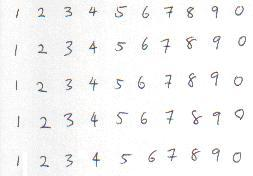
#> input picture karakter.JPG, 253 x 176 px
$ python proje1.py   (older library calls are emulated)
#> lines starting #> are read from the running program, lines starting #| are printed output that depends on the picture; after the words box and inside, x2 and y2 are one past the last pixel; in counts of white or black regions, pixels touching at a corner belong together; long printed decimals are rounded
import cv2
import numpy as np
from matplotlib import pyplot as py
from imutils import perspective
from imutils import contours
import imutils

# görüntü okundu renkli görüntü olduğu için 1
RGB = cv2.imread("karakter.JPG", 1)
#> RGB is the input picture: shape (176, 253, 3); mean B, G, R 245.9, 246.1, 246.1
# cv2.imshow("Original Image", RGB)

# görüntü kopyalandı
RGB_copy = RGB.copy()
RGB_copy1 = RGB.copy()

# görüntü griye çevrildi
I_gray = cv2.cvtColor(RGB, cv2.COLOR_BGR2GRAY)
# cv2.imshow("Gray Image", I_gray)

# görüntü binary yani siyah beyaz hale getirildi
# eşik değerinin üstünde kalanlar siyah, altında kalanlar beyaz
# otsu methodu otomatik olarak bir eşik değeri bulur daha sonra görüntünün en ideal şekilde bu eşikten geçirilmesini sağlar
rev1, I_thresh = cv2.threshold(I_gray, 0, 255, cv2.THRESH_BINARY_INV + cv2.THRESH_OTSU)
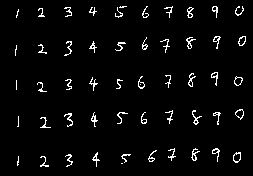
#> I_thresh: shape (176, 253); 3.5% white in thin lines or dots, all inside (x1, y1, x2, y2) = (15, 6, 246, 167)
#> rev1 = 192
# cv2.imshow("Black and White Image", I_thresh)

"""
if cv2.waitKey(0) & 0xff == ord('c'):
    cv2.destroyAllWindows()
"""
# eşikten geçirilmiş siyah-beyaz görüntüyü gürültü etkisinden kurtarmak için karakterlerin kapladığı piksel alanın altında kalanları siler
def bwareaopen(image):
    nb_components, output, stats, centroids = cv2.connectedComponentsWithStats(image, connectivity=8)
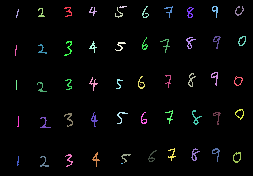
#> output: shape (176, 253) int32; 54 distinct labels, from 0 to 53; one colour per label, 0 black
#> nb_components = 54; stats = 54 rows, first 6: [0, 0, 253, 176, 42988], [64, 7, 8, 10, 31], [89, 7, 8, 9, 26], [115, 7, 8, 11, 25], [119, 6, 8, 2, 11], [142, 6, 7, 12, 27]; centroids = 54 pairs, first value 15.42 to 241.6, second value 6.45 to 163
    sizes = stats[1:, -1]
#> sizes = 53 values, max 43 at index 34, min 1 at index 31, mean 29.06
    nb_components = nb_components - 1
#> nb_components = 53
    # piksel alanı 10'un aşağısında olanı sıfırla
    min_size = 10
    img2 = np.zeros((output.shape))
    for i in range(0, nb_components):
        if sizes[i] >= min_size:
            img2[output == i + 1] = 255
    return img2

I_bw = bwareaopen(I_thresh)
I_bn = I_bw.astype(np.uint8)
# cv2.imshow("After noise reduction in black and white image", I_bw)

# kenar bilgileri bulundu, ağaç yapısı kullanıldı,
# herbir sütunda arka plandan farkı bir piksel arıyor ve bulduğu yerleri etiketliyor
I_contours, _ = cv2.findContours(I_bn, cv2.RETR_TREE, cv2.CHAIN_APPROX_SIMPLE)
#> I_contours = 76 contours, 53 with area under 20; largest, box (x1, y1, x2, y2) and area: (233, 152, 241, 163) 58, (235, 109, 244, 120) 54, (234, 76, 243, 86) 52, (238, 36, 246, 46) 48, (233, 153, 241, 162) 46
# etiketledikleri görüntüdeki birer nesne, her nesnenin etrafını çiziyor
I_drawcountours = cv2.drawContours(RGB_copy1, I_contours, -1, (0, 255, 0), 1)
# cv2.imshow("Drawcountours Image", I_dilation)

# yapısal element oluşturuldu, 2x2 tipinde, 0-255 arasında değere sahip
strel = np.ones((2, 2), np.uint8)
# görüntüyü genişletiliyor, işlem 1 kere yapılıyor
I_dilation = cv2.dilate(I_bn, strel, iterations=1)
#> I_dilation: shape (176, 253); 6.8% white in thin lines or dots, all inside (x1, y1, x2, y2) = (15, 6, 247, 168)
# cv2.imshow("Dilation Image", I_dilation)

# genişletilmiş görüntü kopyalandı
I_fill = I_dilation.copy()


h, w = I_fill.shape[:2]
#> h = 176; w = 253
# genişletilmiş görüntünün uzunluğunda ve genişliğinde bir siyah görüntü oluşturuldu
mask = np.zeros((h + 2, w + 2), np.uint8)

I_fill = I_fill.astype(np.uint8)
cv2.floodFill(I_fill, mask, (0, 0), 255)
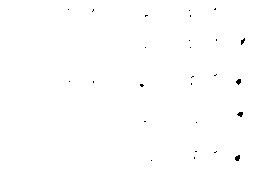
#> I_fill: shape (176, 253); 99.7% white; black in thin lines or dots, all inside (x1, y1, x2, y2) = (68, 8, 245, 161)

# beyaz içerisinde kalan siyah alanlar beyaza çevrildi
I_fill_inv = cv2.bitwise_not(I_fill)
# cv2.imshow("The blacks inside the white areas changed to white and only those are displayed", I_fill_inv)

# genişletilmiş görintü ve doldurulmuş görüntünün tersi birleştirildi
I_out = I_dilation | I_fill_inv
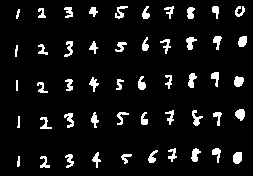
#> I_out: shape (176, 253); 7.1% white; 50 white regions
# cv2.imshow("Blacks inside the white areas became white", I_out)

# doldurma işlemi yapıldıktan sonra tekrar kenar bilgileri bulunuyor
cnts = cv2.findContours(I_out, cv2.RETR_EXTERNAL, cv2.CHAIN_APPROX_SIMPLE)
#> cnts = 50 contours, 5 with area under 20; largest, box (x1, y1, x2, y2) and area: (233, 152, 242, 164) 77, (235, 109, 245, 121) 72, (234, 76, 244, 87) 70, (191, 148, 201, 162) 66, (238, 36, 247, 47) 66

cnts = imutils.grab_contours(cnts)

(cnts, _) = contours.sort_contours(cnts)
pixelsPerMetric = None

# kopyalanmış orijinal görüntü bir değişkene atandı
orig = RGB.copy()
# cv2.imshow("Original Image", orig)

# en küçük kare içerisine alma işlemi
def mid_point(ptA, ptB):
    return ((ptA[0] + ptB[0]) * 0.5, (ptA[1] + ptB[1]) * 0.5)


# loop over the contours individually
def boundingBox(cnts):
    for c in cnts:
        # if the contour is not sufficiently large, ignore it
        if cv2.contourArea(c) < 10:
            continue
        # compute the rotated bounding box of the contour
        box = cv2.minAreaRect(c)
        box = cv2.cv.BoxPoints(box) if imutils.is_cv2() else cv2.boxPoints(box)
        box = np.array(box, dtype="int")

        # order the points in the contour such that they appear in top-left, top-right, bottom-right, and bottom-left order,
        # then draw the outline of the rotated bounding box
        # Bounding box `(min_row, min_col, max_row, max_col)`
        box = perspective.order_points(box)
        m = cv2.drawContours(orig, [box.astype('int')], -1, (0, 255, 0), 2)
#> this loop made 50 passes
#> box on passes 1, 3, 4, 5, 6, 7, 8, 9, 10, 11, 12, 13: [[15, 45], [17, 45], [17, 56], [15, 56]], [[15, 17], [19, 9], [17, 8], [17, 18]], [[17, 156], [19, 156], [19, 166], [17, 166]], [[17, 116], [19, 116], [19, 127], [17, 127]], [[37, 82], [47, 82], [47, 92], [37, 92]], [[38, 44], [47, 44], [47, 54], [38, 54]], [[38, 8], [45, 8], [45, 17], [38, 17]], [[40, 156], [49, 156], [49, 167], [40, 167]], [[40, 117], [51, 117], [51, 128], [40, 128]], [[63, 113], [71, 112], [73, 126], [65, 127]], [[66, 40], [73, 41], [71, 57], [63, 55]], [[63, 7], [71, 6], [72, 16], [65, 17]]
#> (c, box) on pass 2: ([[16, 80], [16, 90], [17, 90], [17, 80]], [[16, 80], [17, 80], [17, 90], [16, 90]])
#> pass 2, in boundingBox, `m = cv2.drawContours(orig, [box.astype('int')], -1, (0, 255, 0), 2)`:
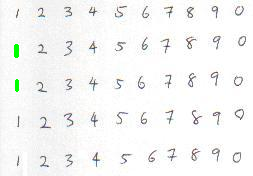
#> m: shape (176, 253, 3); mean B, G, R 245.3, 246.2, 245.5
#> after the loop:
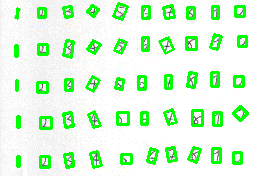
#> orig: shape (176, 253, 3); 12.18% of pixels changed, all inside (x1, y1, x2, y2) = (14, 2, 249, 169)
    return m

"""
    # Görsel olarak göstermek için
    for (x, y) in box:
        cv2.circle(orig, (int(x), int(y)), 5, (0, 0, 255), -1)
        (tl, tr, br, bl) = box
        (tltrX, tltrY) = midpoint(tl, tr)
        (blbrX, blbrY) = midpoint(bl, br)
        (tlblX, tlblY) = midpoint(tl, bl)
        (trbrX, trbrY) = midpoint(tr, br)

        cv2.circle(orig, (int(tltrX), int(tltrY)), 5, (255, 0, 0), -1)
        cv2.circle(orig, (int(blbrX), int(blbrY)), 5, (255, 0, 0), -1)
        cv2.circle(orig, (int(tlblX), int(tlblY)), 5, (255, 0, 0), -1)
        cv2.circle(orig, (int(trbrX), int(trbrY)), 5, (255, 0, 0), -1)

        cv2.line(orig, (int(tltrX), int(tltrY)), (int(blbrX), int(blbrY)), (255, 0, 255), 2)
        cv2.line(orig, (int(tlblX), int(tlblY)), (int(trbrX), int(trbrY)), (255, 0, 255), 2)

        dA = dist.euclidean((tltrX, tltrY), (blbrX, blbrY))
        dB = dist.euclidean((tlblX, tlblY), (trbrX, trbrY))

        if pixelsPerMetric is None:
            pixelsPerMetric = dB / 0.955

        dimA = dA / pixelsPerMetric
        dimB = dB / pixelsPerMetric

        cv2.putText(orig, "{:.1f}in".format(dimA),
                    (int(tltrX - 15), int(tltrY - 10)), cv2.FONT_HERSHEY_SIMPLEX,
                    0.15, (255, 255, 255), 2)
        cv2.putText(orig, "{:.1f}in".format(dimB),
                    (int(trbrX + 10), int(trbrY)), cv2.FONT_HERSHEY_SIMPLEX,
                    0.15, (255, 255, 255), 2)
"""
def ellipse():
    for i in cnts:
        ellipse = cv2.fitEllipse(i)
        cv2.ellipse(RGB_copy, ellipse, (0, 255, 0), 2)

# herbir bounding box içerisinde kalan piksellerin sayısı
def area(cnts):
    i = 0
    for c in cnts:
        i += 1
        area = cv2.contourArea(c)
        print("Area " + str(i) + ":", str(area))
#> this loop made 50 passes
#> area on passes 6 to 17: 35, 34, 31.5, 39.5, 40.5, 54.5, 49, 40.5, 46, 41.5, 48, 38
#| Area 1: 13.0
#| Area 2: 10.0
#| Area 3: 13.0
#| Area 4: 15.0
#| Area 5: 12.5
#| Area 6: 35.0
#| Area 7: 34.0
#| Area 8: 31.5
#> (further printed lines are left out)
#> after the loop, i = 50


def majorAxisLength():
    j = 0
    for i in cnts:
        j += 1
        if len(i) >= 5:
            ellipse = cv2.fitEllipse(i)
            cv2.ellipse(RGB_copy, ellipse, (0, 255, 0), 2)
            x, y, w, h = cv2.boundingRect(i)
            if w > h:
                majorAxisLength = w / 2
            else:
                majorAxisLength = h / 2
            print("Major Axis Length " + str(j) + ":", str(majorAxisLength))
#> this loop made 50 passes
#> (ellipse, x, y, w, h, majorAxisLength) on passes 1, 3, 4, 5, 6, 7, 8, 9, 10, 11, 12: (((15.92, 50.6), (2.15, 12.18), 5.64), 15, 45, 3, 12, 6), (((17.5, 13.5), (2.35, 9.56), 13.61), 16, 9, 4, 10, 5), (((18.27, 161.3), (2.69, 11.17), 5.37), 17, 156, 3, 11, 5.5), (((18.2, 121), (2.75, 9.32), 0), 17, 116, 3, 12, 6), (((41.51, 87.47), (8.74, 11.98), 129.2), 37, 82, 11, 11, 5.5), (((41.51, 49.37), (8.28, 11.77), 130.5), 38, 44, 10, 11, 5.5), (((41.12, 13.36), (7.44, 11.28), 168.4), 38, 8, 8, 10, 5), (((43.15, 161.8), (10.27, 12.85), 111.9), 40, 156, 10, 12, 6), (((43.42, 123.1), (10.26, 16.08), 109.7), 40, 117, 12, 12, 6), (((68.64, 119.8), (10.18, 13.31), 1.49), 64, 113, 10, 15, 7.5), (((67.84, 49.11), (8.69, 14.77), 15), 64, 41, 9, 16, 8)
#> i on pass 2: [[16, 80], [16, 90], [17, 90], [17, 80]]
#| Major Axis Length 1: 6.0
#| Major Axis Length 3: 5.0
#| Major Axis Length 4: 5.5
#| Major Axis Length 5: 6.0
#| Major Axis Length 6: 5.5
#| Major Axis Length 7: 5.5
#| Major Axis Length 8: 5.0
#| Major Axis Length 9: 6.0
#> (further printed lines are left out)
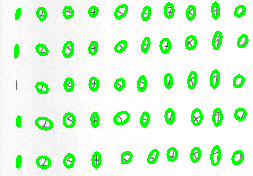
#> RGB_copy: shape (176, 253, 3); mean B, G, R 221.9, 249.7, 222.1
#> after the loop, j = 50

def minorAxisLength():
    j = 0
    for i in cnts:
        j += 1
        if len(i) >= 5:
            ellipse = cv2.fitEllipse(i)
            cv2.ellipse(RGB_copy, ellipse, (0, 255, 0), 2)
            x, y, w, h = cv2.boundingRect(i)
            if w < h:
                minorAxisLength = w / 2
            else:
                minorAxisLength = h / 2
            print("Minor Axis Length " + str(j) + ":", str(minorAxisLength))
#> this loop made 50 passes
#> (ellipse, x, y, w, h, minorAxisLength) on passes 1, 3, 4, 5, 6, 7: (((15.92, 50.6), (2.15, 12.18), 5.64), 15, 45, 3, 12, 1.5), (((17.5, 13.5), (2.35, 9.56), 13.61), 16, 9, 4, 10, 2), (((18.27, 161.3), (2.69, 11.17), 5.37), 17, 156, 3, 11, 1.5), (((18.2, 121), (2.75, 9.32), 0), 17, 116, 3, 12, 1.5), (((41.51, 87.47), (8.74, 11.98), 129.2), 37, 82, 11, 11, 5.5), (((41.51, 49.37), (8.28, 11.77), 130.5), 38, 44, 10, 11, 5)
#> ellipse on pass 8: ((41.12, 13.36), (7.44, 11.28), 168.4)
#| Minor Axis Length 1: 1.5
#| Minor Axis Length 3: 2.0
#| Minor Axis Length 4: 1.5
#| Minor Axis Length 5: 1.5
#| Minor Axis Length 6: 5.5
#| Minor Axis Length 7: 5.0
#| Minor Axis Length 8: 4.0
#| Minor Axis Length 9: 5.0
#> (further printed lines are left out)

# eccentricity = sqrt( 1 - (ma/MA)^2) --- ma= minor axis --- MA= major axis
def eccentricity():
    j = 0
    for i in cnts:
        j += 1
        if len(i) >= 5:
            (x, y), (MA, ma), angle = cv2.fitEllipse(i)
            a = ma / 2
            b = MA / 2
            ecc = np.sqrt(a ** 2 - b ** 2) / a
            print("Eccentricity " + str(j) + ":", str(ecc))
#> this loop made 50 passes
#| Eccentricity 1: 0.9843
#| Eccentricity 3: 0.9692
#| Eccentricity 4: 0.9706
#| Eccentricity 5: 0.9555
#| Eccentricity 6: 0.684
#| Eccentricity 7: 0.7103
#| Eccentricity 8: 0.7517
#| Eccentricity 9: 0.6018
#> (further printed lines are left out)


orig = boundingBox(cnts)
area(cnts)
print()
majorAxisLength()
print()
minorAxisLength()
print()
eccentricity()


# yazdırma işlemi
py.subplot(331), py.imshow(RGB, cmap='gray', interpolation='nearest'), py.title('Original Image')
py.subplot(332), py.imshow(I_gray, cmap='gray', interpolation='nearest'), py.title('Gray Image')
py.subplot(333), py.imshow(I_thresh, cmap='gray', interpolation='nearest'), py.title('Binary Threshold')
py.subplot(334), py.imshow(I_bw, cmap='gray', interpolation='nearest'), py.title('Noise Reduced Image')
py.subplot(335), py.imshow(I_drawcountours, cmap='gray', interpolation='nearest'), py.title('Drawn Around Objects in the Image')
py.subplot(336), py.imshow(I_dilation, cmap='gray', interpolation='nearest'), py.title('Dilation Image')
py.subplot(337), py.imshow(I_out, cmap='gray', interpolation='nearest'), py.title('(Dilation and Fill) Image')
py.subplot(338), py.imshow(orig, cmap='gray', interpolation='nearest'), py.title('Bounding Box')
py.subplot(339), py.imshow(RGB_copy, cmap='gray', interpolation='nearest'), py.title('Ellipse')
py.show()
#> figure, not shown here; B, G, R data is drawn as R, G, B
